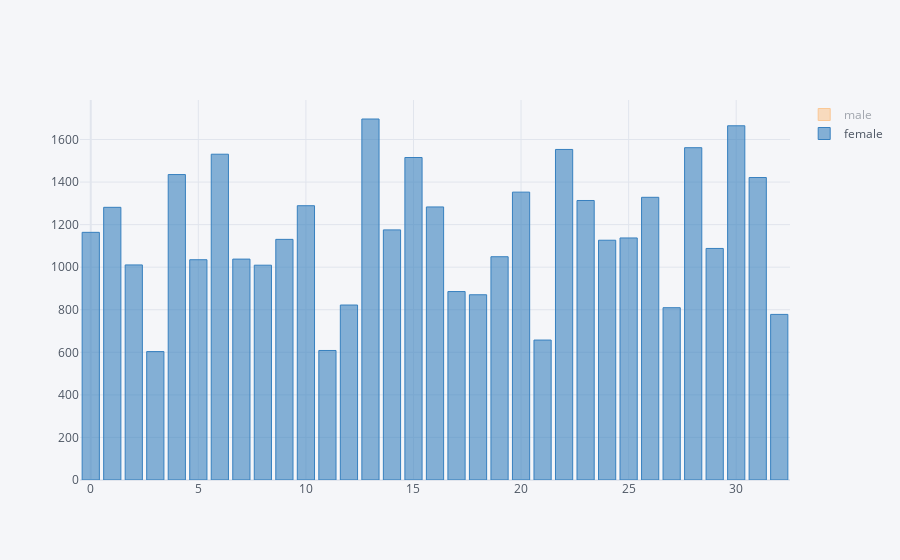
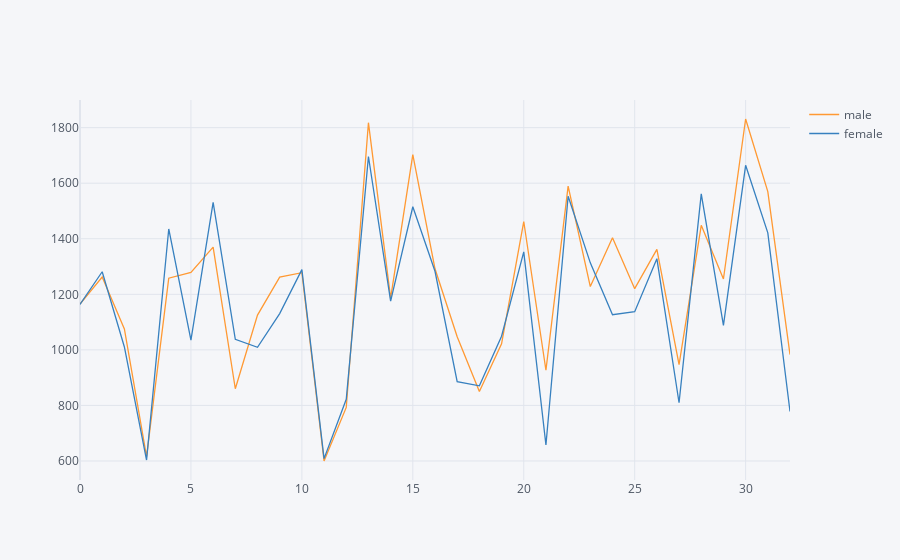
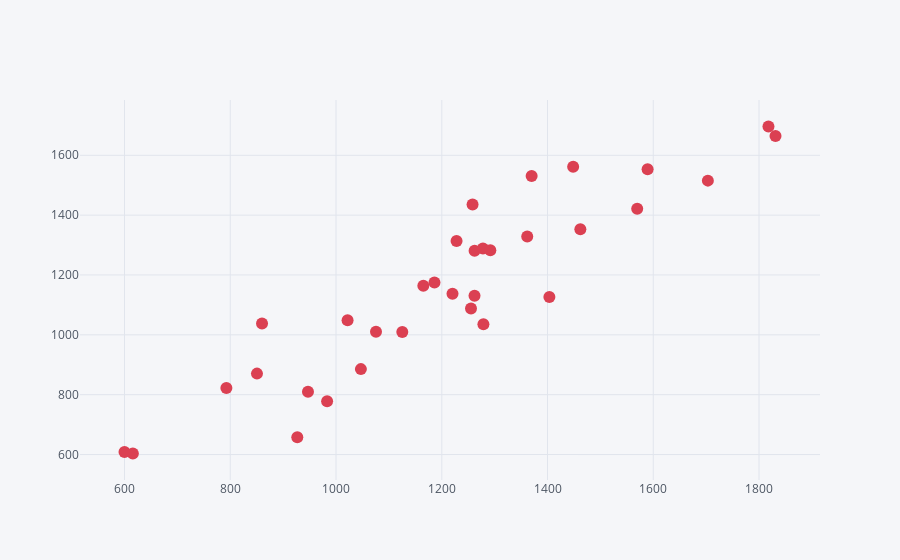
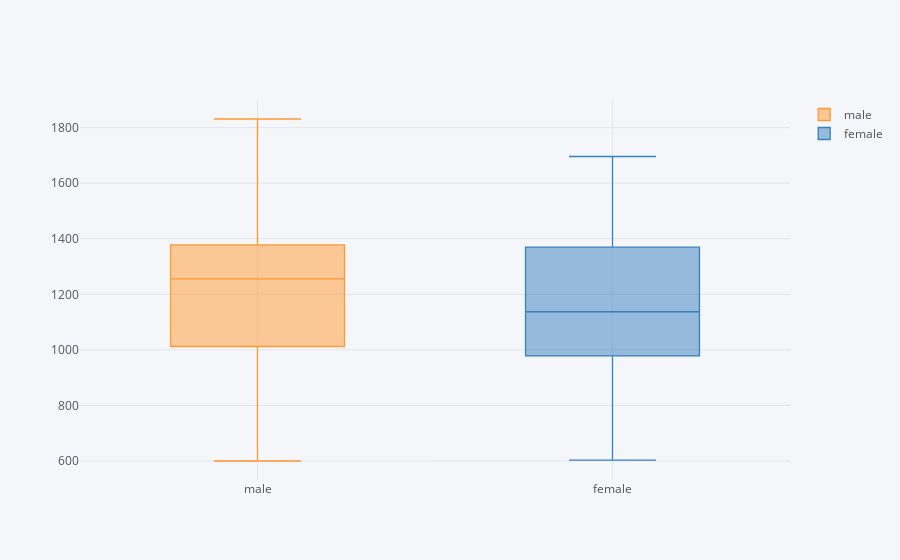

Notebook code cell kept with these figures, in order:
### Code cell
Gender_Analysis()

### Figure 1 — Plotly figure (JSON) as saved in the notebook; plotly's stock layout.template omitted (floating-point values rounded to 4 significant figures)
{"data": [{"marker": {"color": "rgba(255, 153, 51, 0.6)", "line": {"color": "rgba(255, 153, 51, 1.0)", "width": 1}}, "name": "male", "orientation": "v", "text": "", "type": "bar", "visible": "legendonly", "x": [0, 1, 2, 3, 4, 5, 6, 7, 8, 9, 10, 11, 12, 13, 14, 15, 16, 17, 18, 19, 20, 21, 22, 23, 24, 25, 26, 27, 28, 29, 30, 31, 32], "y": [1165.0, 1262.0, 1076.0, 615.7, 1258.0, 1279.0, 1370.0, 860.0, 1125.0, 1262.0, 1278.0, 600.0, 792.7, 1818.0, 1186.0, 1703.0, 1292.0, 1047.0, 850.5, 1022.0, 1462.0, 926.7, 1589.0, 1228.0, 1404.0, 1220.0, 1362.0, 947.0, 1448.0, 1255.0, 1831.0, 1570.0, 983.1]}, {"marker": {"color": "rgba(55, 128, 191, 0.6)", "line": {"color": "rgba(55, 128, 191, 1.0)", "width": 1}}, "name": "female", "orientation": "v", "text": "", "type": "bar", "x": [0, 1, 2, 3, 4, 5, 6, 7, 8, 9, 10, 11, 12, 13, 14, 15, 16, 17, 18, 19, 20, 21, 22, 23, 24, 25, 26, 27, 28, 29, 30, 31, 32], "y": [1164.0, 1281.0, 1011.0, 603.4, 1435.0, 1035.0, 1531.0, 1038.0, 1009.0, 1131.0, 1289.0, 608.6, 822.1, 1696.0, 1175.0, 1515.0, 1283.0, 885.4, 870.4, 1049.0, 1353.0, 657.5, 1553.0, 1313.0, 1127.0, 1137.0, 1328.0, 809.6, 1561.0, 1088, 1664.0, 1421.0, 778.1]}], "layout": {"autosize": true, "legend": {"bgcolor": "#F5F6F9", "font": {"color": "#4D5663"}}, "paper_bgcolor": "#F5F6F9", "plot_bgcolor": "#F5F6F9", "title": {"font": {"color": "#4D5663"}}, "xaxis": {"autorange": true, "gridcolor": "#E1E5ED", "range": [-0.5, 32.5], "showgrid": true, "tickfont": {"color": "#4D5663"}, "title": {"font": {"color": "#4D5663"}, "text": ""}, "type": "linear", "zerolinecolor": "#E1E5ED"}, "yaxis": {"autorange": true, "gridcolor": "#E1E5ED", "range": [0, 1785.0], "showgrid": true, "tickfont": {"color": "#4D5663"}, "title": {"font": {"color": "#4D5663"}, "text": ""}, "type": "linear", "zerolinecolor": "#E1E5ED"}}}

### Figure 2 — Plotly figure (JSON) as saved in the notebook; plotly's stock layout.template omitted (floating-point values rounded to 4 significant figures)
{"data": [{"line": {"color": "rgba(255, 153, 51, 1.0)", "dash": "solid", "shape": "linear", "width": 1.3}, "mode": "lines", "name": "male", "text": "", "type": "scatter", "x": [0, 1, 2, 3, 4, 5, 6, 7, 8, 9, 10, 11, 12, 13, 14, 15, 16, 17, 18, 19, 20, 21, 22, 23, 24, 25, 26, 27, 28, 29, 30, 31, 32], "y": [1165.0, 1262.0, 1076.0, 615.7, 1258.0, 1279.0, 1370.0, 860.0, 1125.0, 1262.0, 1278.0, 600.0, 792.7, 1818.0, 1186.0, 1703.0, 1292.0, 1047.0, 850.5, 1022.0, 1462.0, 926.7, 1589.0, 1228.0, 1404.0, 1220.0, 1362.0, 947.0, 1448.0, 1255.0, 1831.0, 1570.0, 983.1]}, {"line": {"color": "rgba(55, 128, 191, 1.0)", "dash": "solid", "shape": "linear", "width": 1.3}, "mode": "lines", "name": "female", "text": "", "type": "scatter", "x": [0, 1, 2, 3, 4, 5, 6, 7, 8, 9, 10, 11, 12, 13, 14, 15, 16, 17, 18, 19, 20, 21, 22, 23, 24, 25, 26, 27, 28, 29, 30, 31, 32], "y": [1164.0, 1281.0, 1011.0, 603.4, 1435.0, 1035.0, 1531.0, 1038.0, 1009.0, 1131.0, 1289.0, 608.6, 822.1, 1696.0, 1175.0, 1515.0, 1283.0, 885.4, 870.4, 1049.0, 1353.0, 657.5, 1553.0, 1313.0, 1127.0, 1137.0, 1328.0, 809.6, 1561.0, 1088, 1664.0, 1421.0, 778.1]}], "layout": {"autosize": true, "legend": {"bgcolor": "#F5F6F9", "font": {"color": "#4D5663"}}, "paper_bgcolor": "#F5F6F9", "plot_bgcolor": "#F5F6F9", "title": {"font": {"color": "#4D5663"}}, "xaxis": {"autorange": true, "gridcolor": "#E1E5ED", "range": [0, 32], "showgrid": true, "tickfont": {"color": "#4D5663"}, "title": {"font": {"color": "#4D5663"}, "text": ""}, "type": "linear", "zerolinecolor": "#E1E5ED"}, "yaxis": {"autorange": true, "gridcolor": "#E1E5ED", "range": [531.6, 1900.0], "showgrid": true, "tickfont": {"color": "#4D5663"}, "title": {"font": {"color": "#4D5663"}, "text": ""}, "type": "linear", "zerolinecolor": "#E1E5ED"}}}

### Figure 3 — Plotly figure (JSON) as saved in the notebook; plotly's stock layout.template omitted (floating-point values rounded to 4 significant figures)
{"data": [{"line": {"color": "rgba(219, 64, 82, 1.0)", "dash": "solid", "shape": "linear", "width": 1.3}, "marker": {"size": 12, "symbol": "circle"}, "mode": "markers", "name": "female", "text": "", "type": "scatter", "x": [1165.0, 1262.0, 1076.0, 615.7, 1258.0, 1279.0, 1370.0, 860.0, 1125.0, 1262.0, 1278.0, 600.0, 792.7, 1818.0, 1186.0, 1703.0, 1292.0, 1047.0, 850.5, 1022.0, 1462.0, 926.7, 1589.0, 1228.0, 1404.0, 1220.0, 1362.0, 947.0, 1448.0, 1255.0, 1831.0, 1570.0, 983.1], "y": [1164.0, 1281.0, 1011.0, 603.4, 1435.0, 1035.0, 1531.0, 1038.0, 1009.0, 1131.0, 1289.0, 608.6, 822.1, 1696.0, 1175.0, 1515.0, 1283.0, 885.4, 870.4, 1049.0, 1353.0, 657.5, 1553.0, 1313.0, 1127.0, 1137.0, 1328.0, 809.6, 1561.0, 1088, 1664.0, 1421.0, 778.1]}], "layout": {"autosize": true, "legend": {"bgcolor": "#F5F6F9", "font": {"color": "#4D5663"}}, "paper_bgcolor": "#F5F6F9", "plot_bgcolor": "#F5F6F9", "title": {"font": {"color": "#4D5663"}}, "xaxis": {"autorange": true, "gridcolor": "#E1E5ED", "range": [503.2, 1928.0], "showgrid": true, "tickfont": {"color": "#4D5663"}, "title": {"font": {"color": "#4D5663"}, "text": ""}, "type": "linear", "zerolinecolor": "#E1E5ED"}, "yaxis": {"autorange": true, "gridcolor": "#E1E5ED", "range": [480.8, 1819.0], "showgrid": true, "tickfont": {"color": "#4D5663"}, "title": {"font": {"color": "#4D5663"}, "text": ""}, "type": "linear", "zerolinecolor": "#E1E5ED"}}}

### Figure 4 — Plotly figure (JSON) as saved in the notebook; plotly's stock layout.template omitted (floating-point values rounded to 4 significant figures)
{"data": [{"boxpoints": false, "line": {"width": 1.3}, "marker": {"color": "rgba(255, 153, 51, 1.0)"}, "name": "male", "orientation": "v", "type": "box", "y": [1165.0, 1262.0, 1076.0, 615.7, 1258.0, 1279.0, 1370.0, 860.0, 1125.0, 1262.0, 1278.0, 600.0, 792.7, 1818.0, 1186.0, 1703.0, 1292.0, 1047.0, 850.5, 1022.0, 1462.0, 926.7, 1589.0, 1228.0, 1404.0, 1220.0, 1362.0, 947.0, 1448.0, 1255.0, 1831.0, 1570.0, 983.1]}, {"boxpoints": false, "line": {"width": 1.3}, "marker": {"color": "rgba(55, 128, 191, 1.0)"}, "name": "female", "orientation": "v", "type": "box", "y": [1164.0, 1281.0, 1011.0, 603.4, 1435.0, 1035.0, 1531.0, 1038.0, 1009.0, 1131.0, 1289.0, 608.6, 822.1, 1696.0, 1175.0, 1515.0, 1283.0, 885.4, 870.4, 1049.0, 1353.0, 657.5, 1553.0, 1313.0, 1127.0, 1137.0, 1328.0, 809.6, 1561.0, 1088, 1664.0, 1421.0, 778.1]}], "layout": {"autosize": true, "legend": {"bgcolor": "#F5F6F9", "font": {"color": "#4D5663"}}, "paper_bgcolor": "#F5F6F9", "plot_bgcolor": "#F5F6F9", "title": {"font": {"color": "#4D5663"}}, "xaxis": {"autorange": true, "gridcolor": "#E1E5ED", "range": [-0.5, 1.5], "showgrid": true, "tickfont": {"color": "#4D5663"}, "title": {"font": {"color": "#4D5663"}, "text": ""}, "type": "category", "zerolinecolor": "#E1E5ED"}, "yaxis": {"autorange": true, "gridcolor": "#E1E5ED", "range": [531.6, 1900.0], "showgrid": true, "tickfont": {"color": "#4D5663"}, "title": {"font": {"color": "#4D5663"}, "text": ""}, "type": "linear", "zerolinecolor": "#E1E5ED"}}}
